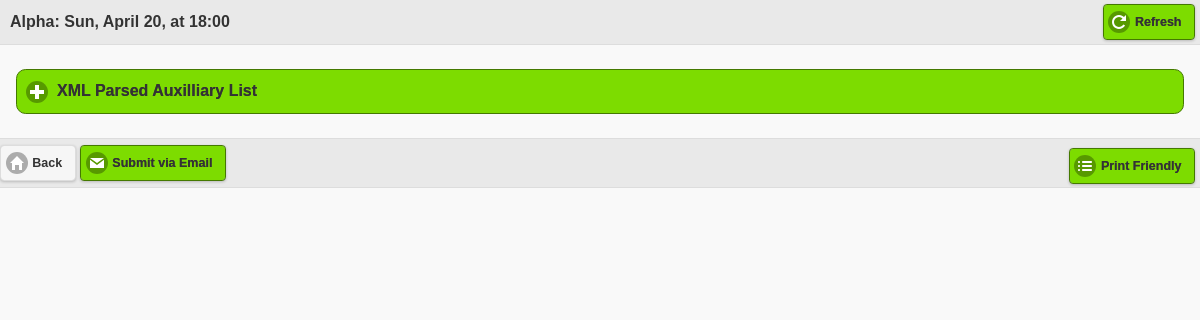
The page /beta/7/ (signed in) on the database its author committed.
### beta/models.py (models this page shows, shortened)
class List(models.Model):
	name = models.CharField(max_length=200)
	pub_date = models.DateTimeField('date published')
	observers_list = models.CharField(max_length=75, default="")
	email_has_been_sent = models.BooleanField(default=False)

class ChoiceGroup(models.Model):
	parent = models.ForeignKey(List)
	group_text = models.CharField(max_length = 150)
	subtext = models.CharField(max_length=80, default=" ")
	number_of_details = models.IntegerField(default=0)
	def get_swatch(self):
		total=0
		checked=0
		for choice in self.choice_set.all():
			total = total + 1
			if choice.isChecked:
				checked = checked + 1
		if checked==total:
			return "b"
		if checked==0:
			return "c"
		return "d"

### beta/views.py (the view)
# urls.py: url(r'^(?P<list_id>\d+)/$', views.detail, name='detail'),
@login_required(login_url='/beta/login/')
def detail(request, list_id):
	if request.method=="POST":
		vlist = get_object_or_404(List, pk=list_id)
		if 'notetext' in request.POST:
			note=request.POST['notetext']
			user=request.user.username
			time=str( strftime("%H:%M", localtime()))
			cg = request.POST['choicegroupid']
			cg = ChoiceGroup.objects.get(id=cg)
			note_obj = cg.note_set.create(text=note, user=user, time=time)
			note_obj.save()
			return HttpResponseRedirect(reverse('detail', args=(vlist.id,)))
		choiceid = request.POST['choiceid']
		choicechecked = request.POST['choicechecked']
		if request.user.username not in vlist.observers_list:
			vlist.observers_list = vlist.observers_list + ", "+request.user.username
		vchoice = Choice.objects.get(id=choiceid)
		vchoice.isChecked = (choicechecked == 'true')
		last_change = str( strftime("%H:%M", localtime()))
		vchoice.last_date=last_change
		vchoice.last_user=request.POST['username']
		vchoice.save()
		return HttpResponseRedirect(reverse('detail', args=(vlist.id,)))
	else:
		vlist = get_object_or_404(List, pk=list_id)
		return render(request, 'beta/detail.html', {'vlist': vlist})

### beta/templates/beta/detail.html (shortened to what this page needs)
<html>
{% load staticfiles %}
<head>
	<link rel="stylesheet" href="{% static "beta/beta-theme.min.css" %}" />
	<link rel="stylesheet" href="{% static "beta/jquery.mobile.icons.min.css" %}" />
	<link rel="stylesheet" href="{% static "beta/jquery.mobile.structure-1.4.2.min.css" %}" />
</head>
<body>
<div id="page1" data-role="page">
	<div data-role="header" data-position="fixed">
		<h3 style="text-align:left; margin-left:10px;">{{vlist.name}}</h3>
		<a href="javascript:history.go(0)" class="ui-btn-right" data-theme="b" data-icon="refresh">Refresh</a>
	</div>
	<div data-role="main" class="ui-content">
		<div data-role="collapsible-set">
			{% for group in vlist.choicegroup_set.all %}
				<div data-role="collapsible"
					data-collapsed="true"
					data-theme="{{ group.get_swatch }}"
					>
					<h1>{{group.group_text}}</h1>
				</div>
			{% endfor %}
		</div>
	</div>
	<div class="center-wrapper" data-role="footer">
		<a href="{% url 'index' %}"  data-role="button" data-icon="Home">Back</a>
		<a href="{% url 'send_prompt' vlist.id %}" data-role="button"
			data-theme="b" data-icon="mail">Submit via Email</a>
		<a href="{% url 'print_friendly' vlist.id %}" data-role="button"
			class="ui-btn-right" data-theme="b" data-icon="bullets">Print Friendly</a>
	</div>
</div>
</body>
</html>

### rows shown on the page
List: name "Alpha: Sun, April 20, at 18:00"
ChoiceGroup: group_text "XML Parsed Auxilliary List"
